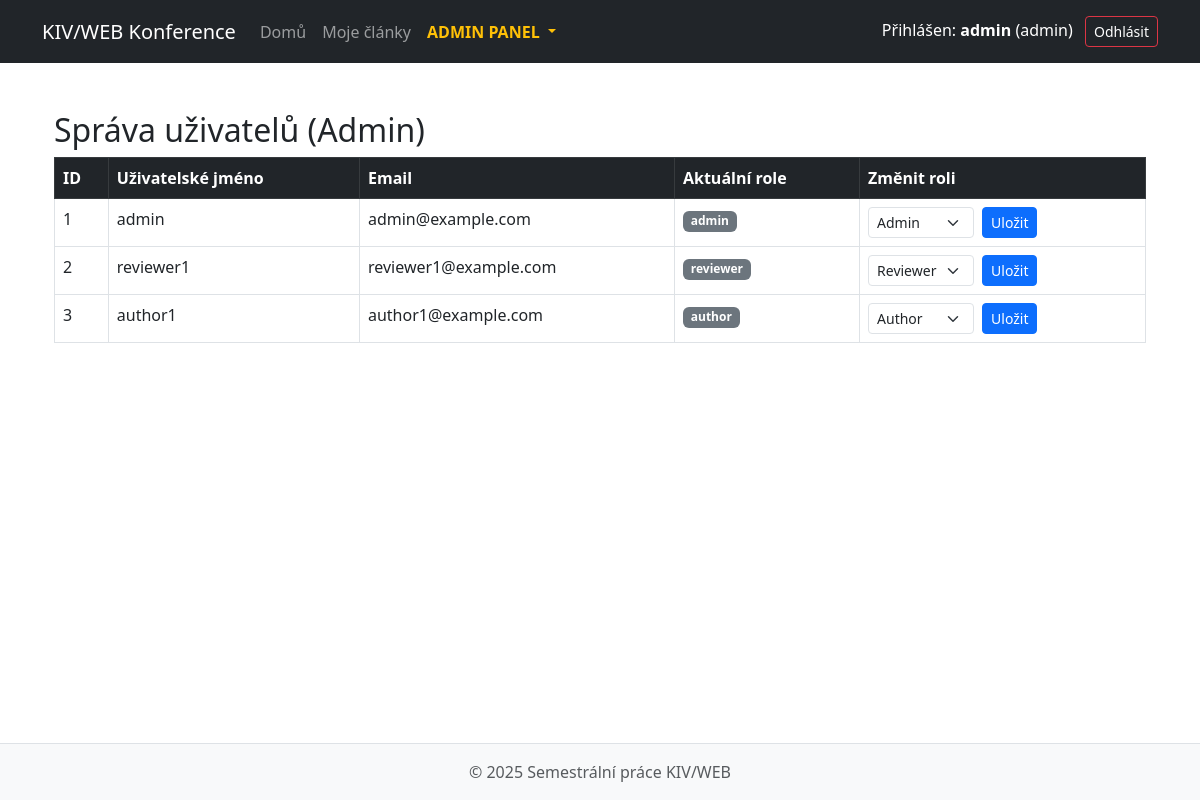
Page /index.php?page=admin-users (signed in) on the committed database.
### tables this page shows
CREATE TABLE users (
    id INT AUTO_INCREMENT PRIMARY KEY,
    username VARCHAR(50) NOT NULL UNIQUE,
    email VARCHAR(100) NOT NULL UNIQUE,
    password VARCHAR(255) NOT NULL,
    role ENUM('author','reviewer','admin') NOT NULL DEFAULT 'author',
    created_at TIMESTAMP DEFAULT CURRENT_TIMESTAMP
);

### app/Controllers/AdminController.php (called while the page is built, shortened)
<?php
require_once 'Controller.php';
require_once __DIR__ . '/../Core/Database.php';
require_once __DIR__ . '/../Models/UserModel.php';
class AdminController extends Controller {
    public function users() {
        $db = (new Database())->getConnection();
        $userModel = new UserModel($db);
        $users = $userModel->getAll();
        $msg = isset($_GET['msg']) ? $_GET['msg'] : null;
        $this->view('admin_users', ['users' => $users, 'msg' => $msg]);
    }
}

### app/Models/UserModel.php (called while the page is built, shortened)
<?php
class UserModel {
    private $db;
    public function __construct(PDO $pdo) {
        $this->db = $pdo;
    }
    public function getAll() {
        $stmt = $this->db->query("SELECT * FROM users ORDER BY id ASC");
        return $stmt->fetchAll(PDO::FETCH_OBJ);
    }
}

### app/Views/admin_users.phtml (the view, shortened to what this page needs)
<div class="container mt-4">
    <h2>Správa uživatelů (Admin)</h2>
    <table class="table table-bordered table-hover">
        <thead class="table-dark">
            <tr>
                <th>ID</th>
                <th>Uživatelské jméno</th>
                <th>Email</th>
                <th>Aktuální role</th>
                <th>Změnit roli</th>
            </tr>
        </thead>
        <tbody>
            <?php foreach ($users as $u): ?>
            <tr>
                <td><?= $u->id ?></td>
                <td><?= htmlspecialchars($u->username) ?></td>
                <td><?= htmlspecialchars($u->email) ?></td>
                <td>
                    <span class="badge bg-secondary"><?= $u->role ?></span>
                </td>
                <td>
                    <form action="index.php?page=admin-change-role" method="post" class="d-flex gap-2">
                        <select name="new_role" class="form-select form-select-sm" style="width: auto;">
                            <option value="author" <?= $u->role == 'author' ? 'selected' : '' ?>>Author</option>
                            <option value="reviewer" <?= $u->role == 'reviewer' ? 'selected' : '' ?>>Reviewer</option>
                            <option value="admin" <?= $u->role == 'admin' ? 'selected' : '' ?>>Admin</option>
                        </select>
                        <button type="submit" class="btn btn-sm btn-primary">Uložit</button>
                    </form>
                </td>
            </tr>
            <?php endforeach; ?>
        </tbody>
    </table>
</div>

### index.php (shortened to what this page needs)
<?php
$page = isset($_GET['page']) ? $_GET['page'] : 'home';
switch ($page) {
    case 'admin-users':
        require_once 'app/Controllers/AdminController.php';
        (new AdminController())->users();
        break;
}
?>

### app/Views/layouts/header.phtml (shortened to what this page needs)
<!DOCTYPE html>
<html lang="cs">
<head>
    <link href="https://cdn.jsdelivr.net/npm/bootstrap@5.3.0/dist/css/bootstrap.min.css" rel="stylesheet">
</head>
<body class="d-flex flex-column min-vh-100">
<nav class="navbar navbar-expand-lg navbar-dark bg-dark mb-4">
  <div class="container">
    <a class="navbar-brand" href="index.php?page=home">KIV/WEB Konference</a>
    <div class="collapse navbar-collapse" id="navbarText">
      <ul class="navbar-nav me-auto mb-2 mb-lg-0">
        <li class="nav-item">
          <a class="nav-link" href="index.php?page=home">Domů</a>
        </li>
        <li class="nav-item">
          <a class="nav-link" href="index.php?page=my-articles">Moje články</a>
        </li>
        <?php if (isset($_SESSION['role']) && $_SESSION['role'] === 'admin'): ?>
            <li class="nav-item dropdown">
                <a class="nav-link dropdown-toggle text-warning fw-bold" href="#" data-bs-toggle="dropdown">
                    ADMIN PANEL
                </a>
            </li>
        <?php endif; ?>
      </ul>
      <span class="navbar-text">
        <?php if (isset($_SESSION['user_id'])): ?>
            <span class="text-white me-2">
                Přihlášen: <strong><?= htmlspecialchars($_SESSION['username']) ?></strong>
                (<?= htmlspecialchars($_SESSION['role']) ?>)
            </span>
            <a href="index.php?page=logout" class="btn btn-sm btn-outline-danger">Odhlásit</a>
        <?php else: ?>
            <a href="index.php?page=login" class="btn btn-sm btn-outline-light">Přihlásit se</a>
            <a href="index.php?page=register" class="btn btn-sm btn-light">Registrace</a>
        <?php endif; ?>
      </span>
    </div>
  </div>
</nav>
<div class="container flex-grow-1">

### app/Controllers/Controller.php
<?php
class Controller {
    public function view($viewName, $data = []) {
        extract($data);
        require __DIR__ . '/../Views/layouts/header.phtml';
        $viewPath = __DIR__ . "/../Views/$viewName.phtml";
        if (file_exists($viewPath)) {
            require $viewPath;
        } else {
            echo "<div class='alert alert-danger'>Chyba: Pohled $viewName neexistuje.</div>";
        }
        require __DIR__ . '/../Views/layouts/footer.phtml';
    }
}

### app/Views/layouts/footer.phtml (shortened to what this page needs)
</div>
<footer class="footer mt-auto py-3 bg-light text-center border-top">
  <div class="container">
    <span class="text-muted">&copy; 2025 Semestrální práce KIV/WEB</span>
  </div>
</footer>
</body>
</html>

### rows in the picture
users: id "1", username "admin", email "admin@example.com", role "admin", new_role "Admin"
users: id "2", username "reviewer1", email "reviewer1@example.com", role "reviewer", new_role "Reviewer"
users: id "3", username "author1", email "author1@example.com", role "author", new_role "Author"

### other values in the picture
$_SESSION['username'] "admin"
$_SESSION['role'] "admin"
